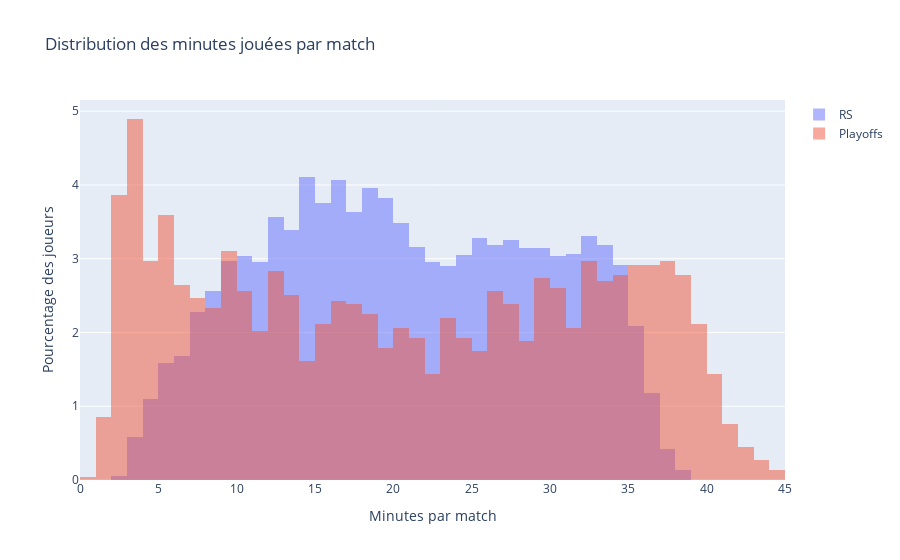

The cell this chart's notebook holds for it:
### Markdown cell above
La fonction `hist_data` qui prend en paramètres un DataFrame `df`, et deux valeurs minimales : `min_MIN` pour le nombre minimum de minutes jouées et `min_GP` pour le nombre minimum de matchs joués.
La fonction retourne les minutes jouées par match pour les joueurs ayant joué au moins `min_GP` matchs et ayant une moyenne de minutes jouées par match d'au moins `min_MIN`.

### Code cell
fig = go.Figure()
fig.add_trace(go.Histogram(x=hist_data(rs_df,50,5), histnorm='percent', name='RS',
                           xbins={'start':0, 'end':48, 'size':1}))
fig.add_trace(go.Histogram(x=hist_data(playoffs_df,5,1), histnorm='percent', name='Playoffs',
                            xbins={'start':0, 'end':48, 'size':1}))
fig.update_layout(title='Distribution des minutes jouées par match', xaxis_title='Minutes par match',
                    yaxis_title='Pourcentage des joueurs', barmode='overlay')
fig.update_traces(opacity=0.50)
fig.show()

### Figure 1 — Plotly figure (JSON) as saved in the notebook; plotly's stock layout.template omitted (floating-point values rounded to 4 significant figures; data arrays with more than 128 entries replaced by an {"elided": "..."} marker saying what was removed)
{"data": [{"histnorm": "percent", "name": "RS", "opacity": 0.5, "type": "histogram", "x": {"elided": "5279 float values"}, "xbins": {"end": 48, "size": 1, "start": 0}}, {"histnorm": "percent", "name": "Playoffs", "opacity": 0.5, "type": "histogram", "x": {"elided": "2227 float values"}, "xbins": {"end": 48, "size": 1, "start": 0}}], "layout": {"barmode": "overlay", "title": {"text": "Distribution des minutes jouées par match"}, "xaxis": {"title": {"text": "Minutes par match"}}, "yaxis": {"title": {"text": "Pourcentage des joueurs"}}}}
